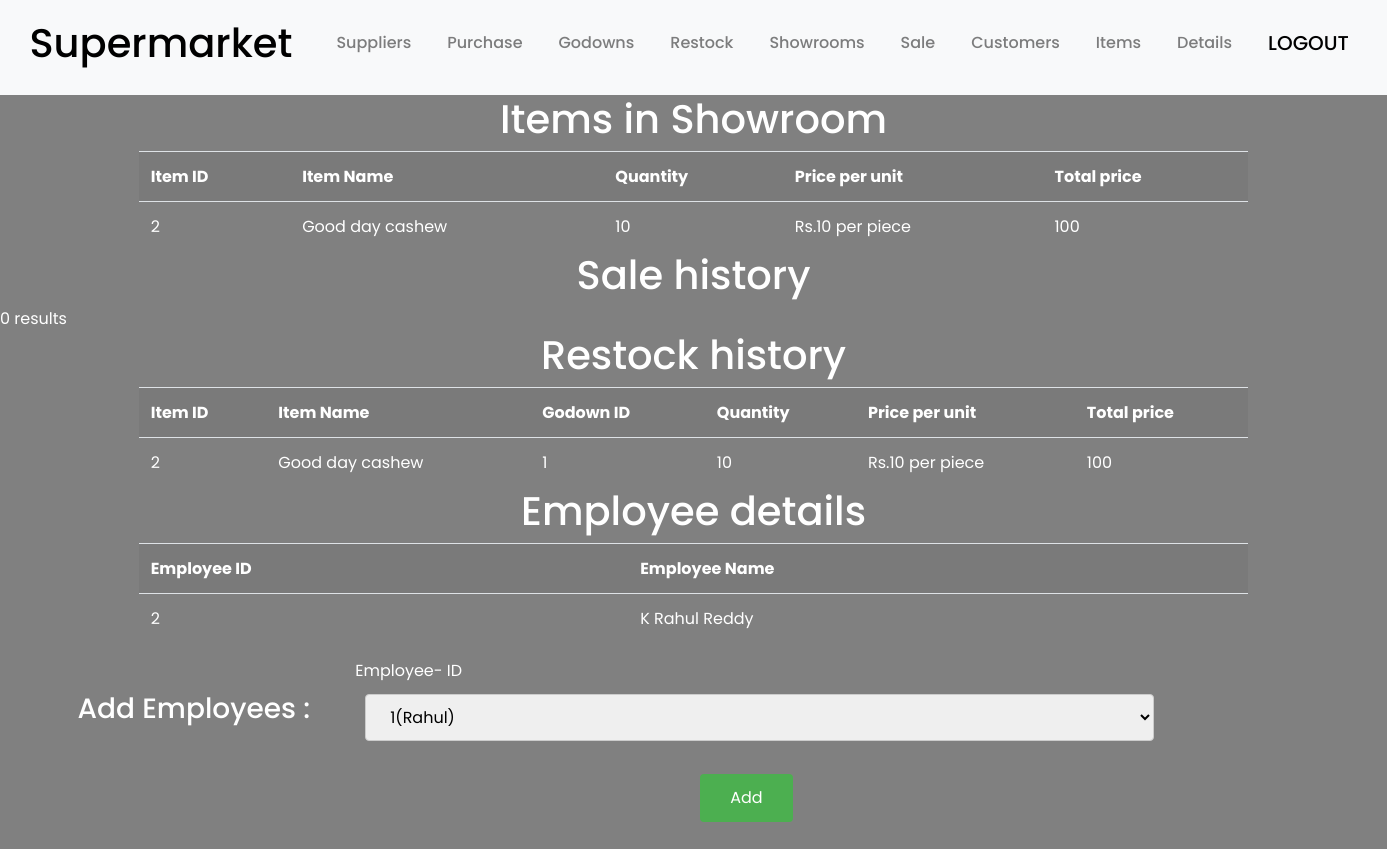
Screenshot of /showroom.php?Sid=1 (signed in) with the database file from the repository.
### tables this page shows
CREATE TABLE `showroom_item_details` (
  `Showroom_ID` smallint(6) NOT NULL,
  `Item_ID` smallint(6) NOT NULL,
  `Quantity` int(11) NOT NULL
);

CREATE TABLE `item` (
  `Item_ID` smallint(6) NOT NULL,
  `Item_Name` varchar(20) NOT NULL,
  `Item_Units` varchar(10) NOT NULL,
  `Item_Unit_Price` float NOT NULL
);

CREATE TABLE `restock_item_details` (
  `Restock_ID` smallint(6) NOT NULL,
  `Item_ID` smallint(6) NOT NULL,
  `Quantity` int(11) NOT NULL
);

CREATE TABLE `restock` (
  `Restock_ID` smallint(6) NOT NULL,
  `Godown_ID` smallint(6) NOT NULL,
  `Showroom_ID` smallint(6) NOT NULL,
  `DOR` date NOT NULL
);

CREATE TABLE `showroom_employee_details` (
  `Showroom_ID` smallint(6) NOT NULL,
  `Employee_ID` smallint(6) NOT NULL
);

CREATE TABLE `employee` (
  `Employee_ID` smallint(6) NOT NULL,
  `Employee_Name` varchar(20) NOT NULL,
  `Supervisor_ID` smallint(6) DEFAULT NULL,
  `Home_Number` varchar(10) NOT NULL,
  `Street` varchar(20) NOT NULL,
  `Pincode` int(6) NOT NULL,
  `Password` text NOT NULL
);

### showroom.php (the view, shortened to what this page needs)
<?php
	$Sid = $_GET['Sid'];
?>
<?php include "head.php"; ?>
<!DOCTYPE html>
<html>
<head>
</head>
<body>
<?php
$servername = "localhost";
$username = "root";
$password = "";
$dbname = "supermarket";
$conn = new mysqli($servername, $username, $password, $dbname);
echo "<h1><center>Items in Showroom</center></h1>";
$sql = "SELECT * FROM showroom_item_details natural join item where Showroom_ID = $Sid";
$result = $conn->query($sql);
if ($result->num_rows > 0) {
    echo "<table class = 'table table-hover table-striped'><tr><th>Item ID</th><th>Item Name</th><th>Quantity</th><th>Price per unit</th><th>Total price</th></tr>";
    while($row = $result->fetch_assoc()) {
        echo "<tr><td>" . $row["Item_ID"]. "</td><td>" . $row["Item_Name"]. "</td><td>" . $row["Quantity"] . "</td><td>Rs." . $row["Item_Unit_Price"] . " per " . $row["Item_Units"] ."</td><td>" . $row["Item_Unit_Price"] * $row["Quantity"]. "</td></tr>";
    }
    echo "</table>";
} else {
    echo "0 results";
}
echo "<h1><center>Sale history</center></h1>";
$sql = "SELECT * FROM sale natural join sale_item_details natural join showroom natural join item natural join customer where Showroom_ID = $Sid";
$result = $conn->query($sql);
if ($result->num_rows > 0) {
    echo "<table class = 'table table-hover table-striped'><tr><th>Item ID</th><th>Item Name</th><th>Customer ID</th><th>Customer Name</th><th>Quantity</th><th>Price per unit</th><th>Total price</th></tr>";
    while($row = $result->fetch_assoc()) {
        echo "<tr><td>" . $row["Item_ID"]. "</td><td>" . $row["Item_Name"]. "</td><td>" . $row["Customer_ID"]. "</td><td>" . $row["Customer_Name"]. "</td><td>" . $row["Quantity"] . "</td><td>Rs." . $row["Item_Unit_Price"] . " per " . $row["Item_Units"] ."</td><td>" . $row["Item_Unit_Price"] * $row["Quantity"]. "</td></tr>";
    }
    echo "</table>";
} else {
    echo "0 results";
}
echo "<h1><center>Restock history</center></h1>";
$sql = "SELECT * FROM restock natural join restock_item_details natural join item where Showroom_ID = $Sid";
$result = $conn->query($sql);
if ($result->num_rows > 0) {
    echo "<table class = 'table table-hover table-striped'><tr><th>Item ID</th><th>Item Name</th><th>Godown ID</th><th>Quantity</th><th>Price per unit</th><th>Total price</th></tr>";
    while($row = $result->fetch_assoc()) {
        echo "<tr><td>" . $row["Item_ID"]. "</td><td>" . $row["Item_Name"]. "</td><td>" . $row["Godown_ID"]. "</td><td>" . $row["Quantity"] . "</td><td>Rs." . $row["Item_Unit_Price"] . " per " . $row["Item_Units"] ."</td><td>" . $row["Item_Unit_Price"] * $row["Quantity"]. "</td></tr>";
    }
    echo "</table>";
} else {
    echo "0 results";
}
echo "<h1><center>Employee details</center></h1>";
$sql = "SELECT * FROM showroom_employee_details natural join employee where Showroom_ID = $Sid";
$result = $conn->query($sql);
if ($result->num_rows > 0) {
    echo "<table class = 'table table-hover table-striped'><tr><th>Employee ID</th><th>Employee Name</th></tr>";
    while($row = $result->fetch_assoc()) {
        echo "<tr><td>" . $row["Employee_ID"]. "</td><td>" . $row["Employee_Name"]. "</td></tr>";
    }
    echo "</table>";
} else {
    echo "0 results";
}
?>
<div class = "container-fluid row padding" >
    <div class="col-lg-3 col-md-6 col-sm-6" >
        <h3 style = "padding-left: 20%"><br>Add Employees : </h3>
    </div>
    <div class="col-lg-9 col-md-6 col-sm-6" >
        <form method="post">
            <label>Employee- ID</label>
            <br>
            <select name="id">
            <?php
                $mysqli = new mysqli($servername, $username, $password, $dbname);
                $sqlSelect="SELECT * FROM employee";
                $result = $mysqli-> query ($sqlSelect);
                while ($row = mysqli_fetch_array($result)) {
                    $rows1[] = $row;
                }
                foreach ($rows1 as $row) {
                    print "<option value='" . $row['Employee_ID'] . "'>" .$row['Employee_ID']."(". $row['Employee_Name'] . ")</option>";
                }
            ?>
            </select>
            <button type="submit" name="button1">Add</button>
        </form>
    </div>
</div>
<br>

### style.css (style rules this page uses)
html, body { height: 100%; width: 100%; font-size:16px; font-family: 'Poppins', sans-serif; background-color:gray; color: white; }
.padding { padding-bottom: 1rem; }
.table { width: 80%; margin: 0 auto; }
input[type = text], input[type = number], input[type = password], input[type = varchar], input[type = double], input[type = Date], input[type = Int], select { width: 80%; padding: 10px 20px; margin: 3px 10px; display: inline-block; border: 1px solid #ccc; border-radius: 4px; box-sizing: border-box; }
button[type = submit] { background-color: #4CAF50; color: white; margin-left: 35%; margin-top: 30px; padding: 12px 30px; border: none; border-radius: 4px; cursor: pointer; float: left; }
[class*="col-"] { padding: 1rem; }

### rows the page displays
showroom_item_details: Item_ID "2", Item_ID.Item_Name "Good day cashew", Quantity "10", Item_ID.Item_Unit_Price "10", Item_ID.Item_Units "piece", $row["Item_Unit_Price"] * $row["Quantity"] "100"
restock_item_details: Item_ID "2", Item_ID.Item_Name "Good day cashew", Restock_ID.Godown_ID "1", Quantity "10", Item_ID.Item_Unit_Price "10", Item_ID.Item_Units "piece", $row["Item_Unit_Price"] * $row["Quantity"] "100"
showroom_employee_details: Employee_ID "2", Employee_ID.Employee_Name "K Rahul Reddy"

### other values shown
form field id "1(Rahul)"
